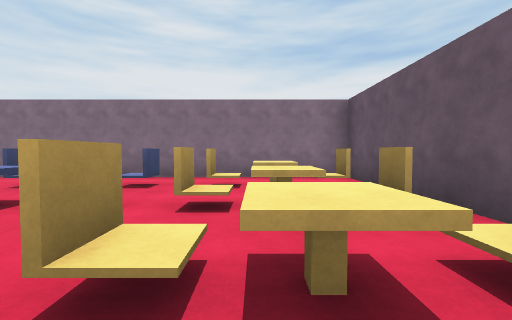
[1] (above)

16 first-person views from a walk through a scene from a Unity 3-D project. The camera is 1.3 m above the floor, tilts 2° down and sees 90° across. The floor is counted in squares, 2 m on a side. Each view is taken from the middle of a square. On the plan, view 1 faces up. The plan holds only what a view shows up to about 9 squares ahead; the rest is blank.

[2]
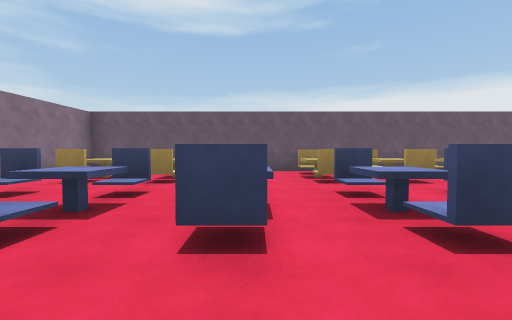

[3]
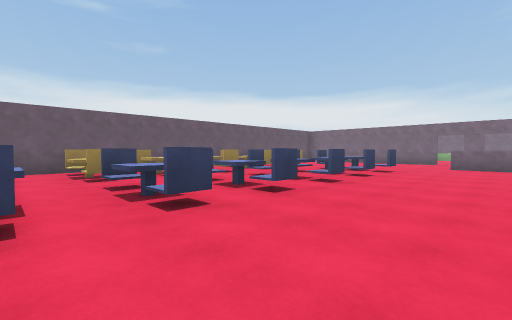

[4]
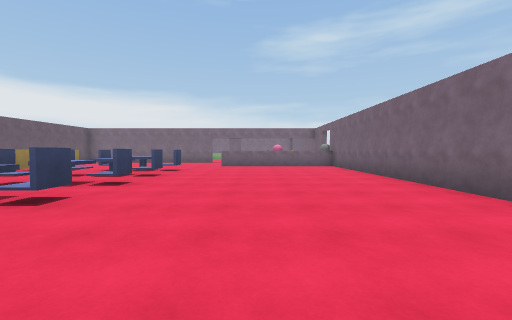

[5]
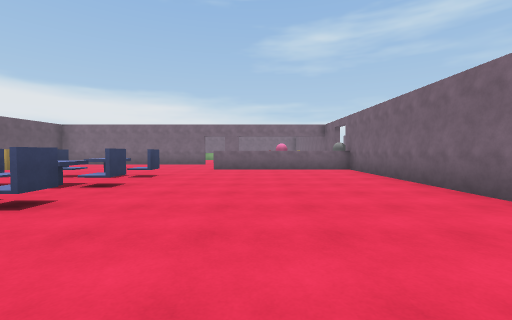

[6]
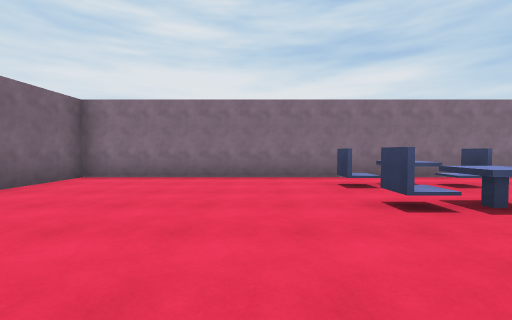

[7]
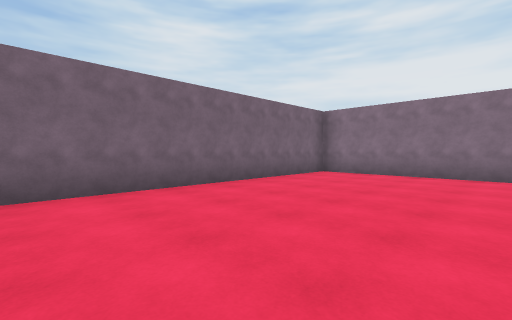

[8]
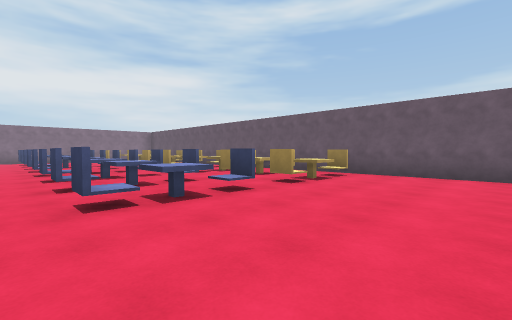

[9]
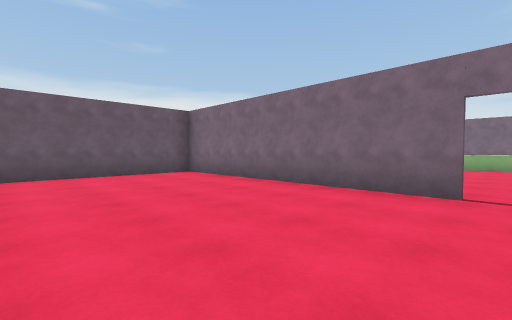

[10]
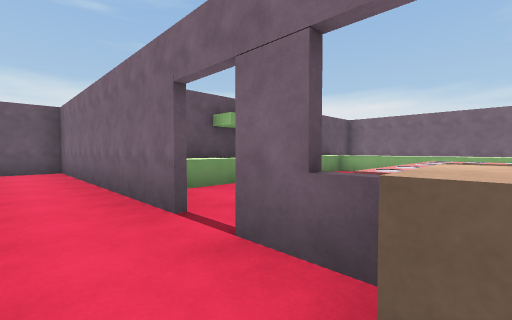

[11]
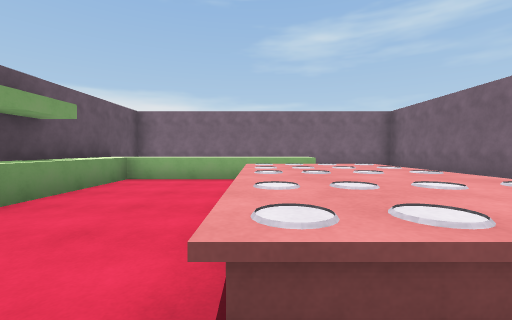

[12]
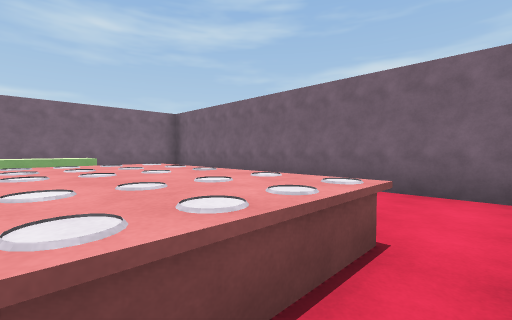

[13]
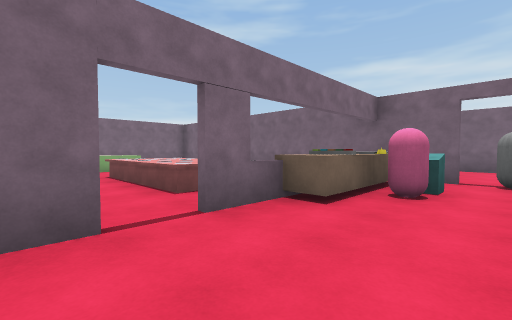

[14]
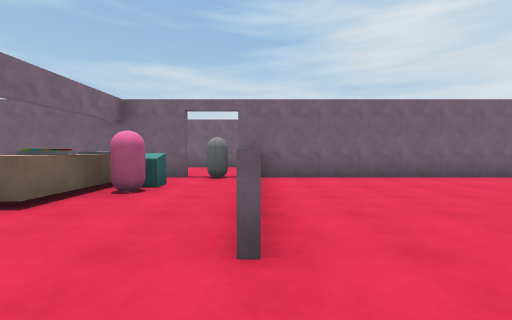

[15]
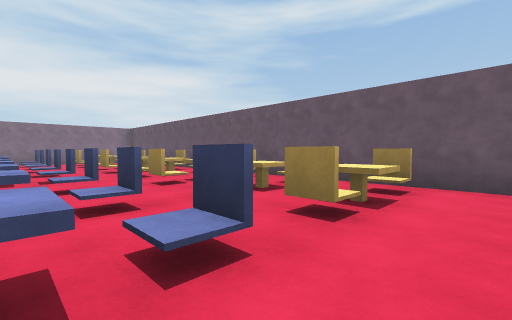

[16]
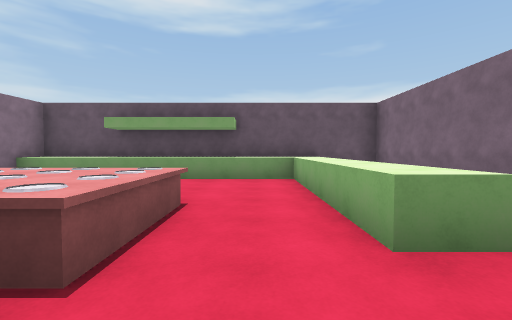

### Floor plan
Key: @ floor where view 1 was taken; # wall or solid block; x gap in a wall; . main floor; : floor 0.5 m higher than the main floor; ^ raised ledge; O other object.
Columns run from 11 left of view 1 to 3 right of it. Each row starts with its distance up from view 1.
  7 ###############
  6 #.............#
  5 #......:^xx^..#
  4 #............ #
  3 #......:^xx^. #
  2 #.............#
  1 #......:^xx^..#
  0 #..........@..#
 -1 #......#^##^.##
 -2 #......#^##^x#
 -3 #.............#
 -4 #......:^xx^..#
 -5 #.............#
 -6 #......:^xx^..#
 -7 #.............#
 -8 #.......^..^..#
 -9 ##............#
-10  #............#
-11  #............#
-12 ##O#..........#
-13 #^OO^#.##.....#
-14 #..x....^######
-15 #..^^^..^#
-16 #  ^^^..^#
-17 #  ^^^..^#
-18 #  ^^^..^#
-19 # ......^#
-20 #  .^^^^^#
-21 #   .... #
-22 #        #
-23  ########

Positions as (right, up) in squares from view 1, and headings:
1: (0, 0), facing up
2: (-6, 1), facing right
3: (-7, 1), facing down-right
4: (-7, 1), facing down
5: (-7, -1), facing down
6: (-6, 0), facing up
7: (-6, -1), facing up-left
8: (-5, -11), facing up-right
9: (-5, -9), facing down-right
10: (-7, -12), facing down-right
11: (-6, -14), facing down
12: (-6, -14), facing down-left
13: (-4, -11), facing down-left
14: (-4, -10), facing left
15: (-3, -9), facing up-right
16: (-9, -19), facing right
